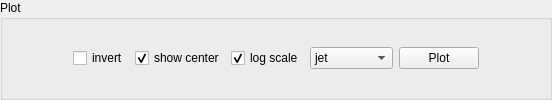
         <widget class="QGroupBox" name="groupBox_4">
          <property name="sizePolicy">
           <sizepolicy hsizetype="Minimum" vsizetype="Minimum">
            <horstretch>0</horstretch>
            <verstretch>0</verstretch>
           </sizepolicy>
          </property>
          <property name="title">
           <string>Plot</string>
          </property>
          <layout class="QGridLayout" name="gridLayout_3">
           <item row="0" column="2">
            <widget class="QCheckBox" name="plot_center">
             <property name="text">
              <string>show center</string>
             </property>
             <property name="checked">
              <bool>true</bool>
             </property>
            </widget>
           </item>
           <item row="0" column="3">
            <widget class="QCheckBox" name="plot_log">
             <property name="text">
              <string>log scale</string>
             </property>
             <property name="checked">
              <bool>true</bool>
             </property>
            </widget>
           </item>
           <item row="0" column="4">
            <widget class="QComboBox" name="plot_cmap">
             <property name="sizePolicy">
              <sizepolicy hsizetype="Minimum" vsizetype="Fixed">
               <horstretch>0</horstretch>
               <verstretch>0</verstretch>
              </sizepolicy>
             </property>
             <item>
              <property name="text">
               <string>jet</string>
              </property>
             </item>
             <item>
              <property name="text">
               <string>cool</string>
              </property>
             </item>
             <item>
              <property name="text">
               <string>ocean</string>
              </property>
             </item>
             <item>
              <property name="text">
               <string>prism</string>
              </property>
             </item>
             <item>
              <property name="text">
               <string>coolwarm</string>
              </property>
             </item>
             <item>
              <property name="text">
               <string>seismic</string>
              </property>
             </item>
             <item>
              <property name="text">
               <string>gray</string>
              </property>
             </item>
             <item>
              <property name="text">
               <string>viridis</string>
              </property>
             </item>
             <item>
              <property name="text">
               <string>inferno</string>
              </property>
             </item>
             <item>
              <property name="text">
               <string>plasma</string>
              </property>
             </item>
             <item>
              <property name="text">
               <string>magma</string>
              </property>
             </item>
            </widget>
           </item>
           <item row="0" column="6">
            <spacer name="horizontalSpacer_6">
             <property name="orientation">
              <enum>Qt::Horizontal</enum>
             </property>
             <property name="sizeHint" stdset="0">
              <size>
               <width>59</width>
               <height>20</height>
              </size>
             </property>
            </spacer>
           </item>
           <item row="0" column="5">
            <widget class="QPushButton" name="btn_plot">
             <property name="text">
              <string>Plot</string>
             </property>
            </widget>
           </item>
           <item row="0" column="0">
            <spacer name="horizontalSpacer_7">
             <property name="orientation">
              <enum>Qt::Horizontal</enum>
             </property>
             <property name="sizeHint" stdset="0">
              <size>
               <width>59</width>
               <height>20</height>
              </size>
             </property>
            </spacer>
           </item>
           <item row="0" column="1">
            <widget class="QCheckBox" name="plot_invert">
             <property name="text">
              <string>invert</string>
             </property>
            </widget>
           </item>
          </layout>
         </widget>
